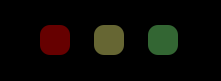
      <widget class="QWidget" name="SignalLightsWidget" native="true">
       <property name="geometry">
        <rect>
         <x>10</x>
         <y>90</y>
         <width>221</width>
         <height>81</height>
        </rect>
       </property>
       <property name="styleSheet">
        <string notr="true">background-color:#000000; </string>
       </property>
       <layout class="QHBoxLayout" name="horizontalLayout">
        <property name="leftMargin">
         <number>22</number>
        </property>
        <property name="topMargin">
         <number>22</number>
        </property>
        <property name="rightMargin">
         <number>22</number>
        </property>
        <property name="bottomMargin">
         <number>22</number>
        </property>
        <item>
         <widget class="QLabel" name="RedSignal">
          <property name="maximumSize">
           <size>
            <width>30</width>
            <height>30</height>
           </size>
          </property>
          <property name="styleSheet">
           <string notr="true">background-color: #660000; border-radius: 10px;</string>
          </property>
          <property name="text">
           <string/>
          </property>
         </widget>
        </item>
        <item>
         <widget class="QLabel" name="YellowSignal">
          <property name="maximumSize">
           <size>
            <width>30</width>
            <height>30</height>
           </size>
          </property>
          <property name="styleSheet">
           <string notr="true">background-color: #666633; border-radius: 10px;</string>
          </property>
          <property name="text">
           <string/>
          </property>
         </widget>
        </item>
        <item>
         <widget class="QLabel" name="GreenSignal">
          <property name="maximumSize">
           <size>
            <width>30</width>
            <height>30</height>
           </size>
          </property>
          <property name="styleSheet">
           <string notr="true">background-color: #336633; border-radius: 10px;</string>
          </property>
          <property name="text">
           <string/>
          </property>
         </widget>
        </item>
       </layout>
      </widget>
